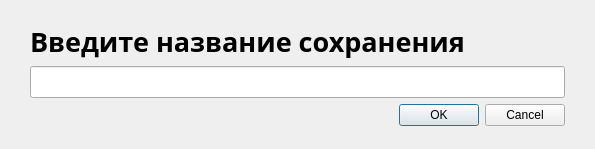
<?xml version="1.0" encoding="UTF-8"?>
<ui version="4.0">
 <class>SaveModal</class>
 <widget class="QDialog" name="SaveModal">
  <property name="geometry">
   <rect>
    <x>0</x>
    <y>0</y>
    <width>595</width>
    <height>149</height>
   </rect>
  </property>
  <property name="windowTitle">
   <string>Dialog</string>
  </property>
  <layout class="QGridLayout" name="gridLayout">
   <property name="leftMargin">
    <number>30</number>
   </property>
   <property name="topMargin">
    <number>10</number>
   </property>
   <property name="rightMargin">
    <number>30</number>
   </property>
   <property name="bottomMargin">
    <number>10</number>
   </property>
   <item row="2" column="0">
    <widget class="QLineEdit" name="lineEdit">
     <property name="font">
      <font>
       <family>Geometria</family>
       <pointsize>13</pointsize>
      </font>
     </property>
     <property name="text">
      <string/>
     </property>
    </widget>
   </item>
   <item row="0" column="0">
    <spacer name="verticalSpacer">
     <property name="orientation">
      <enum>Qt::Vertical</enum>
     </property>
     <property name="sizeHint" stdset="0">
      <size>
       <width>20</width>
       <height>40</height>
      </size>
     </property>
    </spacer>
   </item>
   <item row="1" column="0">
    <widget class="QLabel" name="label">
     <property name="font">
      <font>
       <family>Geometria</family>
       <pointsize>20</pointsize>
       <weight>75</weight>
       <bold>true</bold>
      </font>
     </property>
     <property name="text">
      <string>Введите название сохранения</string>
     </property>
    </widget>
   </item>
   <item row="3" column="0">
    <widget class="QDialogButtonBox" name="buttonBox">
     <property name="orientation">
      <enum>Qt::Horizontal</enum>
     </property>
     <property name="standardButtons">
      <set>QDialogButtonBox::Cancel|QDialogButtonBox::Ok</set>
     </property>
    </widget>
   </item>
   <item row="4" column="0">
    <spacer name="verticalSpacer_2">
     <property name="orientation">
      <enum>Qt::Vertical</enum>
     </property>
     <property name="sizeHint" stdset="0">
      <size>
       <width>20</width>
       <height>40</height>
      </size>
     </property>
    </spacer>
   </item>
  </layout>
 </widget>
 <resources/>
 <connections>
  <connection>
   <sender>buttonBox</sender>
   <signal>accepted()</signal>
   <receiver>Dialog</receiver>
   <slot>accept()</slot>
   <hints>
    <hint type="sourcelabel">
     <x>248</x>
     <y>254</y>
    </hint>
    <hint type="destinationlabel">
     <x>157</x>
     <y>274</y>
    </hint>
   </hints>
  </connection>
  <connection>
   <sender>buttonBox</sender>
   <signal>rejected()</signal>
   <receiver>Dialog</receiver>
   <slot>reject()</slot>
   <hints>
    <hint type="sourcelabel">
     <x>316</x>
     <y>260</y>
    </hint>
    <hint type="destinationlabel">
     <x>286</x>
     <y>274</y>
    </hint>
   </hints>
  </connection>
 </connections>
</ui>
